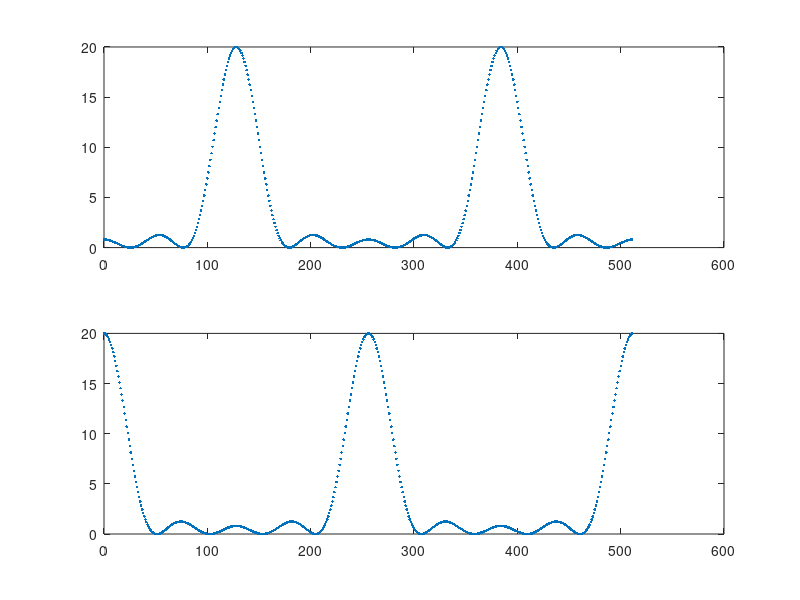

Recreate this plot in MATLAB.
%2
n=[-9:9];
n1=[0:18];
A=4;
Fx = 0.25;
w=[1:10,9:-1:1]/10;
x= A*cos(pi*n*2*Fx);

y= x.*w;
y1=x.*w;

y1 = [y1 zeros(1,512-19)];
Ydft = fft(y1);
x = [x zeros(1,512-19)];
Xdft = fft(x);
%%5
Zdft=fft(y.*exp(j*2*pi/4*[0:18]),512);
figure
subplot(2,1,1);
plot([0:511],abs(Ydft),'.');
subplot(2,1,2);
plot([0:511],abs(Zdft),'.');
